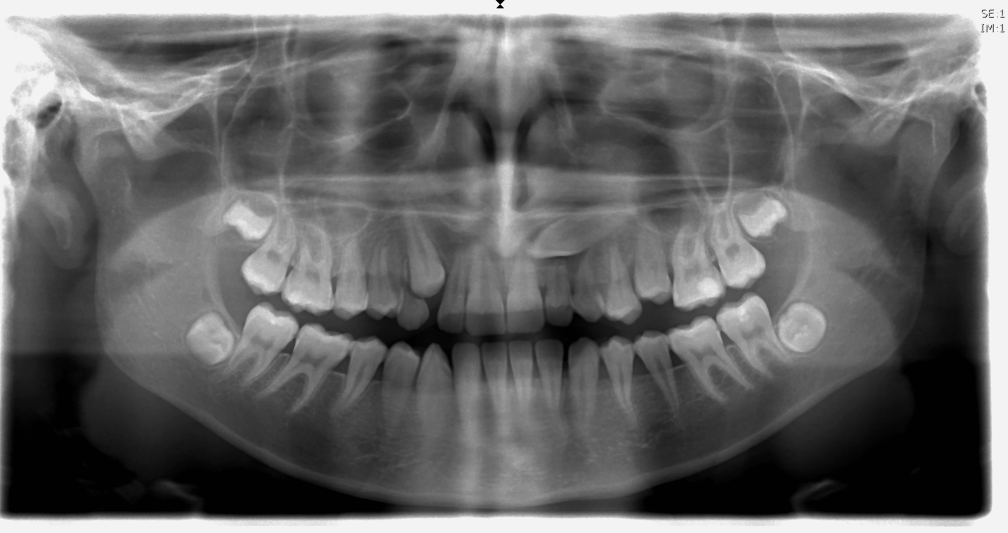
#> input picture Data/Radiographs/01.tif, 3023 x 1597 px, found by its file name (shown at 1/3 size); its folder holds only this picture in this run
$ python auto_init.py   (Python 2 division)   (older library calls are emulated)
#> lines starting #> are read from the running program, lines starting #| are printed output that depends on the picture
### Figure_denoise.py
import sys
import os
import hashlib
import cv2
import numpy as np
from scipy import ndimage


# [30 lines left out: function load_image, not called in this run]


def clahe(img):
    """Creates a CLAHE object and applies it to the given image.

    Args:
        img: A grayscale dental x-ray image.

    Returns:
        The result of applying CLAHE to the given image.

    """
    clahe_obj = cv2.createCLAHE(clipLimit=2.0, tileGridSize=(16, 16))
    return clahe_obj.apply(img)

def bilateral_filter(img):
    """Applies a bilateral filter to the given image.
    This filter is highly effective in noise removal while keeping edges sharp.

    Args:
        img: A grayscale dental x-ray image.

    Returns:
        The filtered image.

    """
    return cv2.bilateralFilter(img, 9, 175, 175)  # Only this one. repeatable  Gaussian variance + grey scale


def sobel(img):
    # [5 lines of commented-out code are left out]
    i = clahe(img)
    i = median_filter(i)
    #i = img
    #cv2.imshow('clahe', i)
    #use sobel to get edges
    sobelx = cv2.Sobel(i, cv2.CV_64F, 1, 0, ksize=3)
    sobely = cv2.Sobel(i, cv2.CV_64F, 0, 1, ksize=3)
    abs_grad_x = cv2.convertScaleAbs(sobelx)
    abs_grad_y = cv2.convertScaleAbs(sobely)
    return cv2.addWeighted(abs_grad_x, 0.5, abs_grad_y, 0.5, 0)

def median_filter(img):
    img = cv2.medianBlur(img,5)
    return img

def crop(img,x,y,h, w):
    crop_img = img[y:y + h, x:x + w]
    return crop_img

def canny(img):
   return cv2.Canny(img, 30, 45)

def top_hat_transform(img):
    """Calculates the top-hat transformation of a given image.
    This transformation enhances the brighter structures in the image.

    Args:
        img: A grayscale dental x-ray image.

    Returns:
        The top-hat transformation of the input image.

    """
    return ndimage.morphology.white_tophat(img, size=400)

def bottom_hat_transform(img):
    """Calculates the bottom-hat transformation of a given image.
    This transformation enhances the darker structures in the image.

    Args:
        img: A grayscale dental x-ray image.

    Returns:
        The top-hat transformation of the input image.

    """
    return ndimage.morphology.black_tophat(img, size=80)


# [12 lines that do not run on import are left out]

### auto_init.py
import numpy as np
from Figure_denoise import median_filter, crop, sobel, canny, bilateral_filter, top_hat_transform, bottom_hat_transform
import cv2
import numpy as np
# all picture

# [20 lines left out: functions cut_a_box, cal_mean_within_box, not called in this run]

def first_the_first_level_rect(crop_length, x_box_length, y_box_length):
    """

    :param crop_length:
    :param x_box_length:
    :param y_box_length:
    :return: the min block top left point index from the ORIGINAL image
    """
#> called with crop_length = 1000, x_box_length = 500, y_box_length = 500
    rect_firt = []
    crop_length
    #x_box_start = 200
    x_box_length
    #y_box_start = 200
    y_box_length
   # mean = np.zeros((((crop_length - x_box_length)/10), ((crop_length - y_box_length)/10)))
    mean = np.zeros(((crop_length - x_box_length)/10, (crop_length - y_box_length)/10))
    index_min_mean = np.zeros((14, 2))
    real_index_min_mean = np.zeros((14, 2))
    for picture in range(14):
        source = 'Data\Radiographs\%02d.tif' % (picture + 1)
        raw_img = cv2.imread(source, 0)
#> raw_img is the input picture: shape (1597, 3023); min 0, max 255, mean 102
        cropped_img = crop(raw_img, 1000, 500, 1000, 1000)
#> in crop, `crop_img = img[y:y + h, x:x + w]`:
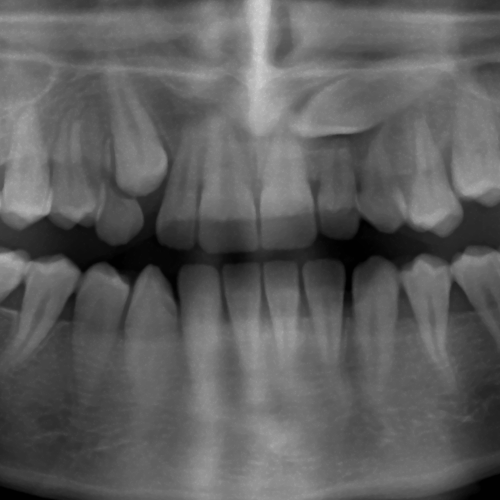
#> crop_img: shape (1000, 1000) (shown at 1/2 size); min 1, max 216, mean 93.8
        img = median_filter(cropped_img)
        img = bilateral_filter(img)
        #print raw_img
        img = top_hat_transform(img)
#> in top_hat_transform, `return ndimage.morphology.white_tophat(img, size=400)`:
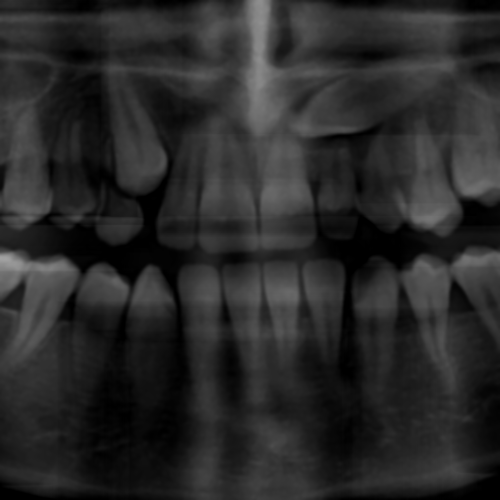
#> returned value: shape (1000, 1000) (shown at 1/2 size); min 0, max 163, mean 41.1
        img = bottom_hat_transform(img)
        img = sobel(img)
#> in clahe, `return clahe_obj.apply(img)`:
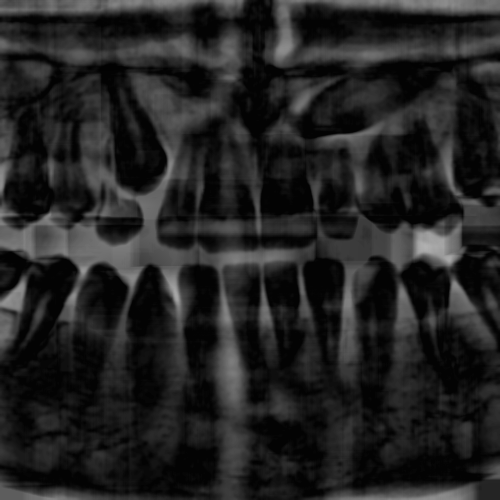
#> returned value: shape (1000, 1000) (shown at 1/2 size); min 2, max 177, mean 34.9
#> in sobel, `sobelx = cv2.Sobel(i, cv2.CV_64F, 1, 0, ksize=3)`:
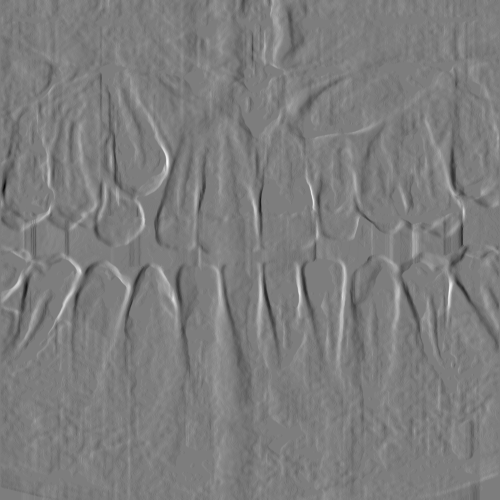
#> sobelx: shape (1000, 1000) float64 (shown at 1/2 size); min -177, max 183, mean -0.2; drawn with min black and max white
#> in sobel, `sobely = cv2.Sobel(i, cv2.CV_64F, 0, 1, ksize=3)`:
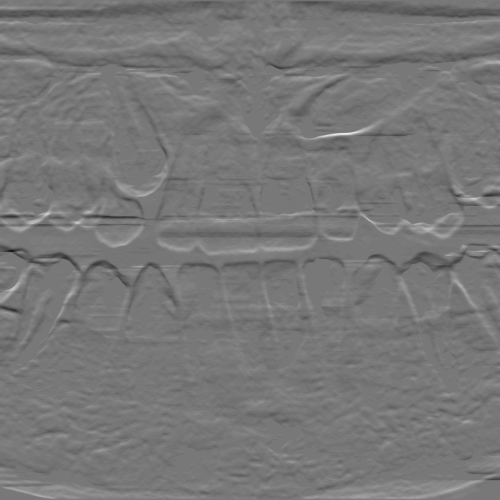
#> sobely: shape (1000, 1000) float64 (shown at 1/2 size); min -196, max 220, mean -0.2; drawn with min black and max white

       # print (np.shape(img))
        for i in range(0, np.shape(img)[0] - x_box_length, 10):# x range search
            for j in range(0, np.shape(img)[1] - y_box_length, 10):# y range search
                #print (j)
                img_tmp = img[j: (j + y_box_length), i:(i + x_box_length)]
               # print (j, j+y_box_length, i, i + x_box_length)
                #print(i, j)
               #mean_tmp = float(cal_mean_within_box(img_tmp))
                mean_tmp = float(np.mean(img_tmp))
                #print(i,j)
                mean[i/10, j/10] = mean_tmp
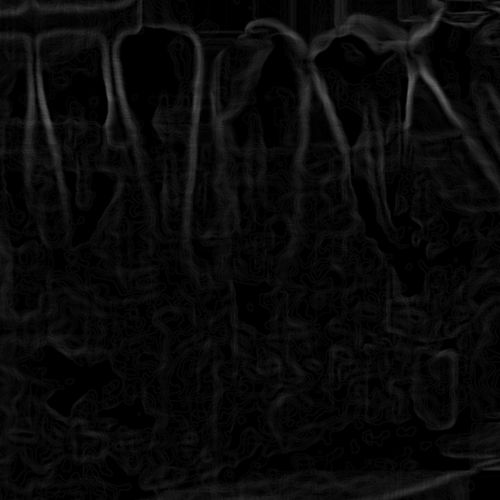
#> img_tmp: shape (500, 500); min 0, max 99, mean 9.3
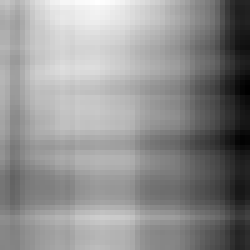
#> mean: shape (50, 50) float64 (shown 5 times larger); min 8.72, max 11.98, mean 10.57; drawn with min black and max white
        # [4 lines of commented-out code are left out]
#> (the run stopped early here; a loop or call above may not have finished)
